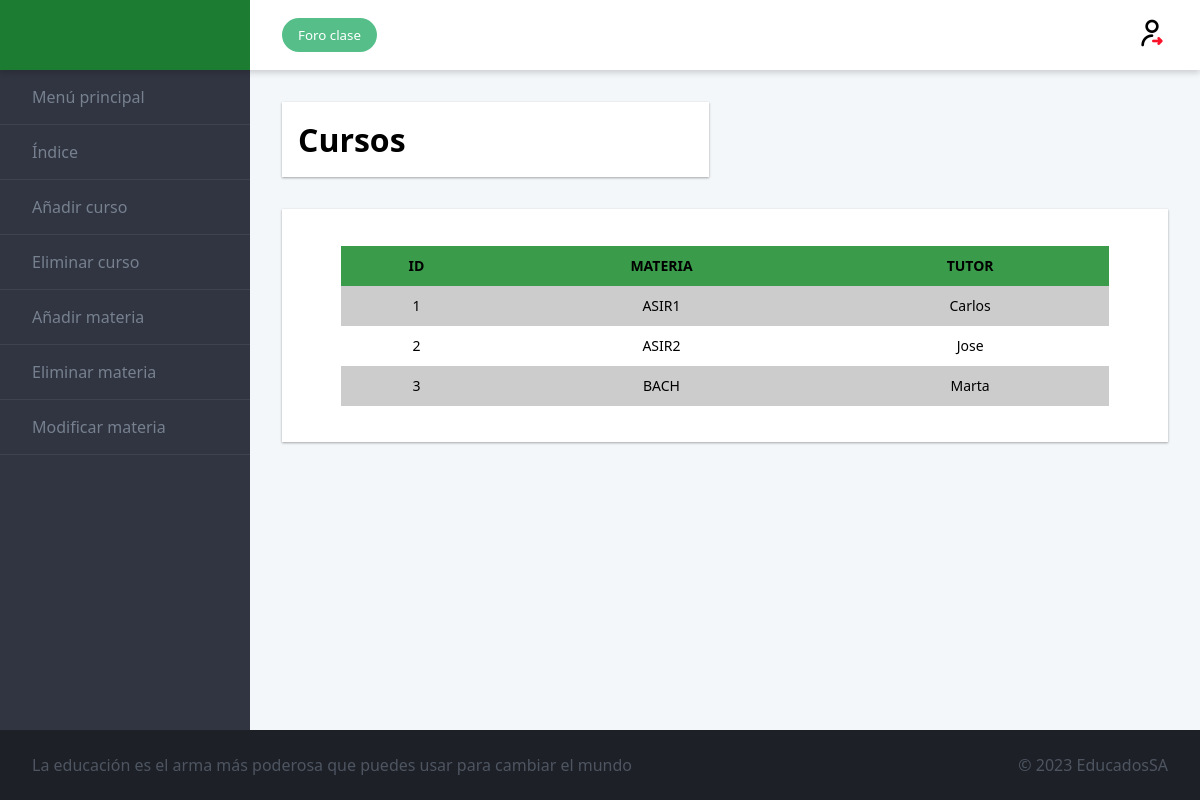
Screenshot of /admin/Materias/materias.php with the database file from the repository.
### tables this page shows
CREATE TABLE `curso` (
  `id_curso` int(4) NOT NULL,
  `curso` varchar(50) DEFAULT NULL,
  `tutor` varchar(50) DEFAULT NULL
);

### admin/Materias/materias.php (the view, shortened to what this page needs)
<!DOCTYPE html>
<html lang="en">
  <head>
    <link rel="stylesheet" href="../style.css">
  </head>
  <body>
  <div class="admin">
  <header class="admin__header">
    <a href="adminindex.php" class="logo">
    </a>
    <div class="toolbar">
      <button class="btn  btn--primary">Foro clase</button>
      <a href="../../cerrar_sesion.php" class="logout"><img src="../img/cerrar-sesion.png"></a>
    </div>
  </header>
  <nav class="admin__nav">
  <ul class="menu">
      <li class="menu__item">
        <a class="menu__link" href="../adminindex.php">Menú principal</a>
      </li>
      <li class="menu__item">
        <a class="menu__link" href="./materias.php">Índice</a>
      </li>
      <li class="menu__item">
        <a class="menu__link" href="./añadirc.php">Añadir curso</a>
      </li>
      <li class="menu__item">
        <a class="menu__link" href="./eliminarc.php">Eliminar curso</a>
      </li>
      <li class="menu__item">
        <a class="menu__link" href="./añadir.php">Añadir materia</a>
      </li>
      <li class="menu__item">
        <a class="menu__link" href="./eliminarm.php">Eliminar materia</a>
      </li>
      <li class="menu__item">
        <a class="menu__link" href="./actualizarm.php">Modificar materia</a>
      </li>
    </ul>
  </nav>
  <main class="admin__main">
    <div class="dashboard">
    <div class="dashboard__item">
        <div class="card">
          <strong>Cursos</strong>
        </div>
      </div>
      <div class="dashboard__item dashboard__item--full">
        <div class="card">
        <?PHP
        $conexion = mysqli_connect ("db", "root", "rootroot") or die ("No se puede conectar con el servidor");
        mysqli_select_db ($conexion,"educados") or die ("No se puede seleccionar la base de datos");
        $instruccion = "select * from curso";
        $consulta = mysqli_query ($conexion,$instruccion) or die ("Fallo en la consulta");
        $nfilas = mysqli_num_rows ($consulta);
        if ($nfilas > 0)
        {
            print ("<TABLE class='table'>\n");
            print ("<TR>\n");
            print ("<TH>ID</TH>\n");
            print("<TH>MATERIA</TH>\n");
            print("<TH>TUTOR</TH>\n");
            print ("</TR>\n");
            for ($i=0; $i<$nfilas; $i++)
            {
                $resultado = mysqli_fetch_array ($consulta);
                print ("<TR>\n");
                print ("<TD>" . $resultado['id_curso'] . "</TD>\n");
                print ("<TD>" . $resultado['curso'] . "</TD>\n");
                print ("<TD>" . $resultado['tutor'] . "</TD>\n");
                print ("</TR>\n");
            }
            print ("</TABLE>\n");
        }
        else
            print ("No hay cursos disponibles para mostrar");
?>
        </div>
      </div>
    </div>
  </main>
  <footer class="admin__footer">
    <ul class="ticker">
      <li class="ticker__item">La educación es el arma más poderosa que puedes usar para cambiar el mundo</li>
    </ul>
    <span>
      &copy; 2023 EducadosSA
    </span>
  </footer>
</div>
  </body>
</html>

### admin/style.css (style rules this page uses)
* { box-sizing: border-box; margin: 0; font-family: 'Source Sans 3', 'Segoe UI', Tahoma, Geneva, Verdana, sans-serif; }
body { height: 100%; overflow-x: hidden; margin: 0; }
.admin { --spacing: 1rem; display: flex; flex-wrap: wrap; display: grid; height: 100vh; grid-template-rows: 70px 1fr 70px; grid-template-columns: 250px 1fr; grid-template-areas: "header header" "nav main" "footer footer"; }
.admin__header { display: flex; flex-basis: 100%; grid-area: header; height: 70px; background-color: #fff; box-shadow: 0 3px 6px rgba(0, 0, 0, 0.16); position: relative; }
.admin__nav { flex: 0 0 250px; grid-area: nav; background-color: #313541; }
.admin__main { flex: 1; grid-area: main; padding: var(--spacing); overflow-y: auto; overflow-x: hidden; -webkit-overflow-scrolling: touch; background-color: #f4f7fa; }
.admin__footer { display: flex; grid-area: footer; flex-basis: 100%; justify-content: space-between; align-items: center; height: 70px; padding: 0 var(--spacing); color: #4e5561; background-color: #1d2127; }
@media screen and (min-width: 48rem) { .admin { --spacing: 2rem; } }
.dashboard { --column-count: 2; display: flex; flex-wrap: wrap; margin: 0 calc(var(--spacing) * -0.5); display: grid; grid-template-columns: repeat(var(--column-count), 1fr); grid-gap: var(--spacing); }
.dashboard__item { flex: 1 1 50%; grid-column-end: span 2; padding: calc(var(--spacing) / 2); }
.dashboard__item--full { flex-basis: 100%; grid-column: 1/-1; }
@media screen and (min-width: 48rem) { .dashboard { --column-count: 4; } }
a { color: #1c7c31; text-decoration: none; }
img { max-width: 100%; height: auto; }
.logo { display: flex; flex: 0 0 250px; height: 70px; justify-content: center; align-items: center; position: relative; margin: 0; color: #fff; background-color: #1c7c31; font-size: 1rem; }
.toolbar { display: flex; flex: 1; justify-content: space-between; align-items: center; padding: 0 var(--spacing); }
.menu { list-style-type: none; padding: 0; }
.menu__item { border-bottom: 1px solid rgba(255, 255, 255, 0.07); }
.menu__link { display: block; padding: 1rem 2rem; color: #76808f; text-decoration: none; }
.card { height: 100%; padding: 1rem; font-size: 2rem; font-weight: 300; background-color: #fff; box-shadow: 0 1px 3px rgba(0, 0, 0, 0.12), 0 1px 2px rgba(0, 0, 0, 0.24); transition: all 0.3s cubic-bezier(0.25, 0.8, 0.25, 1); }
.btn { display: inline-block; border-radius: 5em; border: 0; padding: 0.5rem 1rem; white-space: nowrap; }
.btn--primary { color: #fff; background-color: #56bf89; }
.ticker { list-style-type: none; padding: 0; margin: 0; display: flex; flex-wrap: wrap; }
.ticker__item { margin-right: 1rem; }
table { width: 90%; border-collapse: collapse; border-spacing: 0; font-size: 14px; font-family: 'Source Sans 3', 'Segoe UI', Tahoma, Geneva, Verdana, sans-serif; text-align: center; margin: 20px auto; }
th, td { padding: 10px; vertical-align: center; border: 1px solid #41414100; }
th { background-color: #3a9c4a; font-weight: bold; }
tr:nth-child(even) td { background-color: #cccccc; }

### rows the page displays
curso: id_curso "1", curso "ASIR1", tutor "Carlos"
curso: id_curso "2", curso "ASIR2", tutor "Jose"
curso: id_curso "3", curso "BACH", tutor "Marta"
